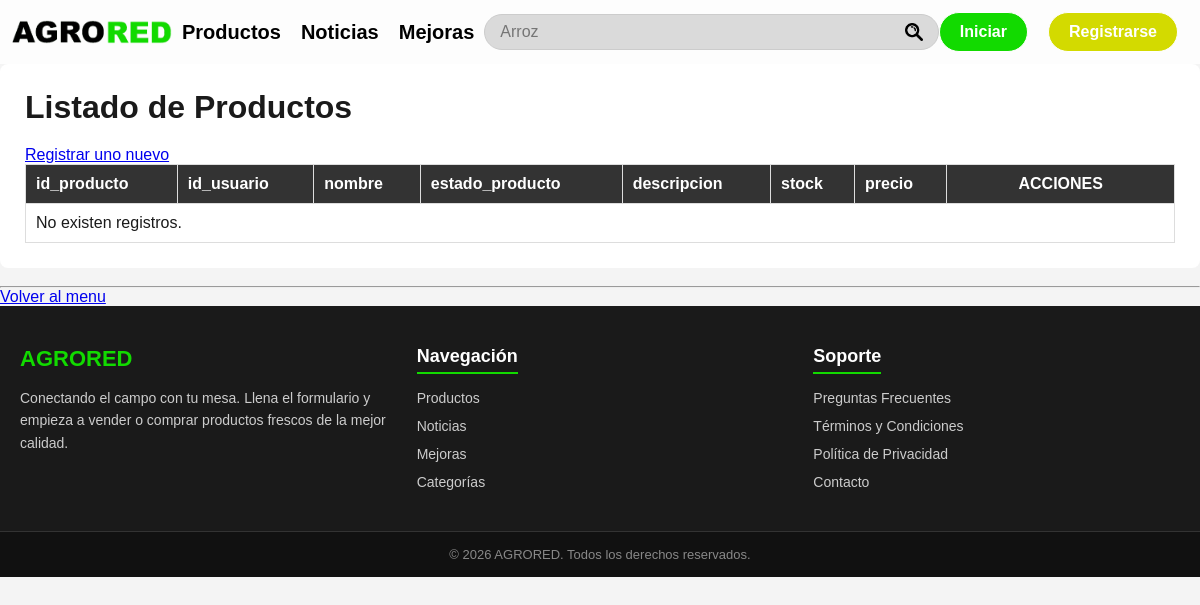
The page /Agrored_web_nuevo3/static/php/listado_productos.php on the database as committed earlier.
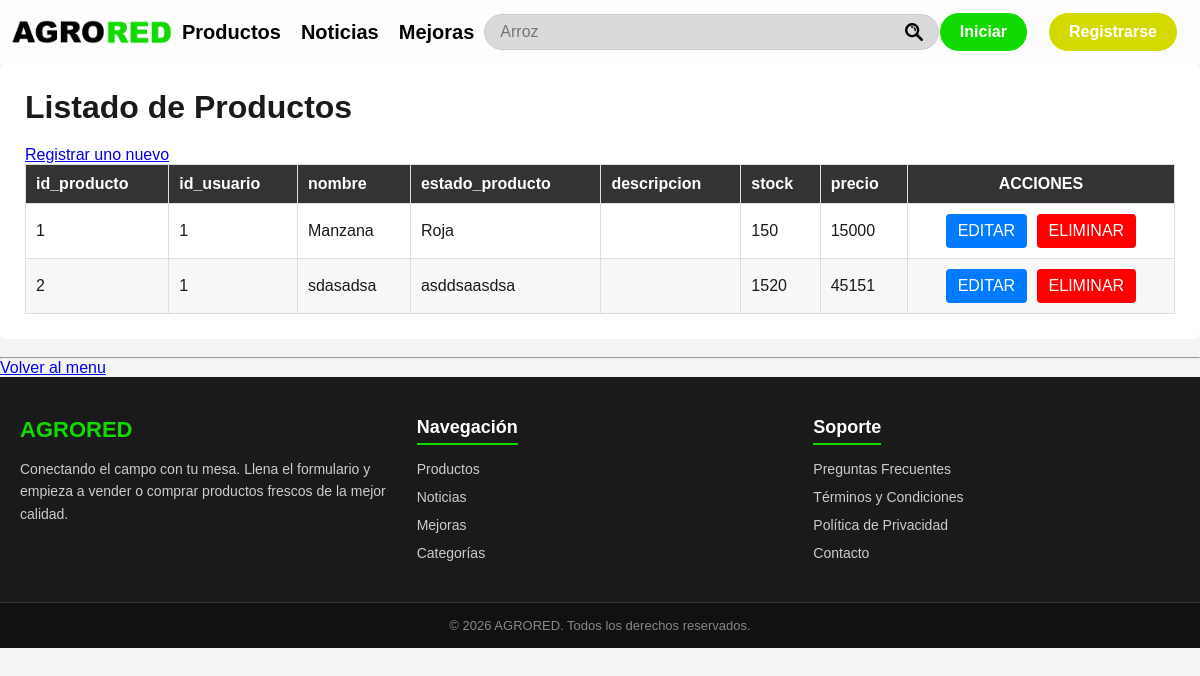
The same page on the database as committed later.
### tables this page shows
CREATE TABLE `productos` (
  `id_producto` int(11) NOT NULL,
  `id_usuario` int(11) DEFAULT NULL,
  `nombre` varchar(50) DEFAULT NULL,
  `estado_producto` varchar(30) DEFAULT NULL,
  `descripcion` varchar(255) DEFAULT NULL,
  `stock` int(11) DEFAULT NULL,
  `precio` int(11) DEFAULT NULL
);

### Agrored_web_nuevo3/static/php/listado_productos.php (the view, shortened to what this page needs)
<?php
require_once "conexion_inicial.php";
$sql = "SELECT id_producto, id_usuario, nombre, estado_producto, descripccion,
        stock, precio FROM productos ORDER BY id_producto ASC";
$stmt = $pdo->query($sql);
$productos = $stmt->fetchAll(PDO::FETCH_ASSOC);
?>
<!DOCTYPE html>
<html lang="es">
<head>
    <link rel="stylesheet" href="../css/style.css">
</head>
<body>
    <nav>
        <div class="Navbar">
            <a href="../../templates/index.html" class="logo-link">
                <img src="../img/Logo_letras.png" alt="" width="30%" class="imagen_logo">
            </a>
            <a href="../../templates/productos.html">Productos</a>
            <a href="../../templates/noticias.html">Noticias</a>
            <a href="../../templates/mejoras.html">Mejoras</a>
            <input type="search" placeholder="Arroz">
            <div class="botones">
                <a href="../../templates/iniciar_sesion.html"><input type="button" value="Iniciar" class="Iniciar"></a>
                <a href="../../templates/registrarse.html"><input type="button" value="Registrarse" class="Registrarse"></a>
            </div>
        </div>
    </nav>
<div class="contenedor">
    <h1>Listado de Productos</h1>
    <a href="../../templates/registrar_productos.html">Registrar uno nuevo</a>
    <div class="tabla-scroll">
        <table>
            <thead>
                <tr>
                    <th>id_producto</th>
                    <th>id_usuario</th>
                    <th>nombre</th>
                    <th>estado_producto</th>
                    <th>descripcion</th>
                    <th>stock</th>
                    <th>precio</th>
                    <th class="acciones">ACCIONES</th>
                </tr>
            </thead>
            <tbody>
            <?php if (count($productos) > 0): ?>
                <?php foreach ($productos as $producto): ?>
                    <tr>
                        <td>
                            <?= htmlspecialchars($producto['id_producto']) ?>
                        </td>
                        <td>
                            <?= htmlspecialchars($producto['id_usuario'] ?? '') ?>
                        </td>
                        <td>
                            <?= htmlspecialchars($producto['nombre'] ?? '') ?>
                        </td>
                        <td>
                            <?= htmlspecialchars($producto['estado_producto'] ?? '') ?>
                        </td>
                        <td>
                        </td>
                        <td>
                            <?= htmlspecialchars($producto['stock'] ?? '') ?>
                        </td>
                        <td>
                            <?= htmlspecialchars($producto['precio'] ?? '') ?>
                        </td>
                        <td class="acciones">
                            <a
                                class="btn-editar"
                                href="editar_producto.php?id_producto=<?= (int)$producto['id_producto'] ?>"
                            >
                                EDITAR
                            </a>
                            <a
                                class="btn-eliminar"
                                href="eliminar_producto.php?id_producto=<?= (int)$producto['id_producto'] ?>"
                                onclick="return confirm('¿Está seguro de eliminar este producto?');"
                            >
                                ELIMINAR
                            </a>
                        </td>
                    </tr>
                <?php endforeach; ?>
            <?php else: ?>
                <tr>
                    <td colspan="8">
                        No existen registros.
                    </td>
                </tr>
            <?php endif; ?>
            </tbody>
        </table>
    </div>
</div>
<br>
<hr>
<a href="../../templates/menu_admin.html">Volver al menu</a>
    <footer class="pie-pagina">
        <div class="contenedor-footer">
            <div class="columna-footer">
                <h3>AGRORED</h3>
                <p>Conectando el campo con tu mesa. Llena el formulario y empieza a vender o comprar productos frescos de la mejor calidad.</p>
            </div>
            <div class="columna-footer">
                <h4>Navegación</h4>
                <ul>
                    <li><a href="#">Productos</a></li>
                    <li><a href="#">Noticias</a></li>
                    <li><a href="#">Mejoras</a></li>
                    <li><a href="#">Categorías</a></li>
                </ul>
            </div>
            <div class="columna-footer">
                <h4>Soporte</h4>
                <ul>
                    <li><a href="#">Preguntas Frecuentes</a></li>
                    <li><a href="#">Términos y Condiciones</a></li>
                    <li><a href="#">Política de Privacidad</a></li>
                    <li><a href="#">Contacto</a></li>
                </ul>
            </div>
        </div>
        <div class="copyright-footer">
            <p>&copy; 2026 AGRORED. Todos los derechos reservados.</p>
        </div>
    </footer>
</body>
</html>

Rows that differ between the two databases and show on the page:
added productos: id_producto "1", id_usuario "1", nombre "Manzana", estado_producto "Roja", stock "150", precio "15000"
added productos: id_producto "2", id_usuario "1", nombre "sdasadsa", estado_producto "asddsaasdsa", stock "1520", precio "45151"
Other text that changed with them:
text no longer shown: "No existen registros."
